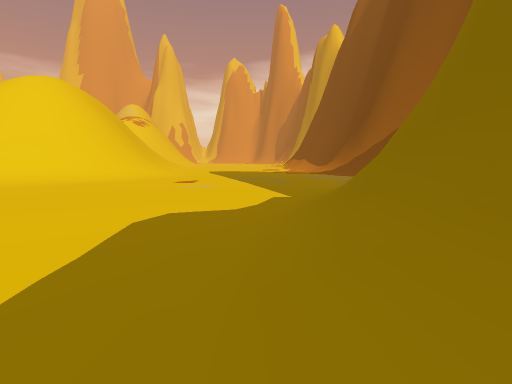
view 1 (above)

17 first-person views from a walk through a scene from a Unity 3-D project. The camera is 1.3 m above the floor, tilts 6° down and sees 80° across. The floor is counted in squares, 2 m on a side. Each view is taken from the middle of a square. On the plan, view 1 faces up. The plan holds only what a view shows up to about 10 squares ahead; the rest is blank. The place goes on beyond the plan.

view 2
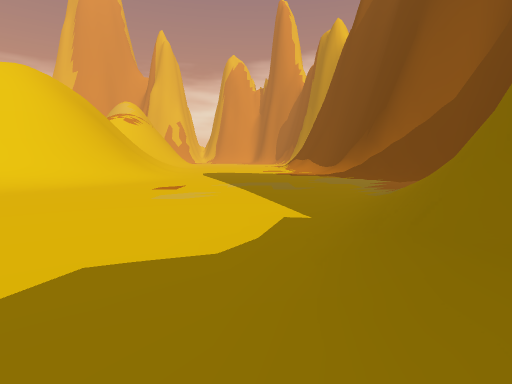

view 3
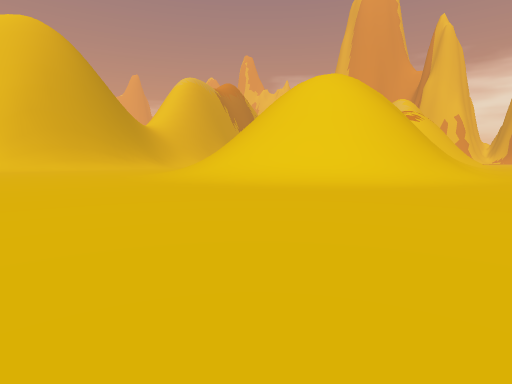

view 4
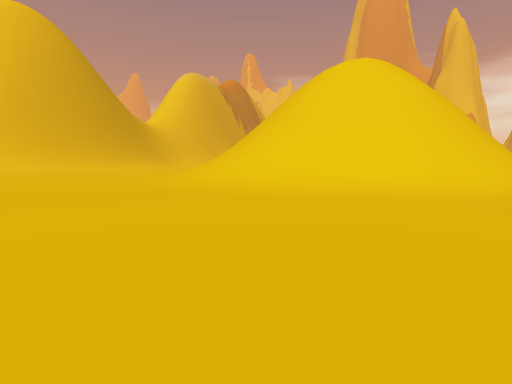

view 5
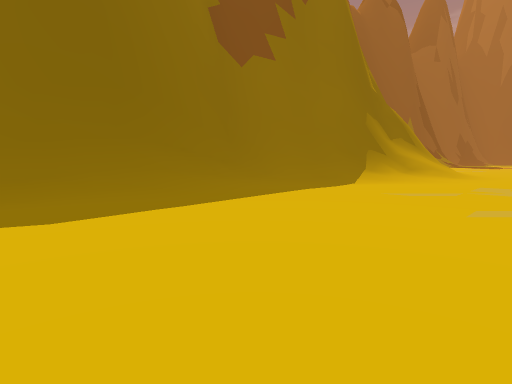

view 6
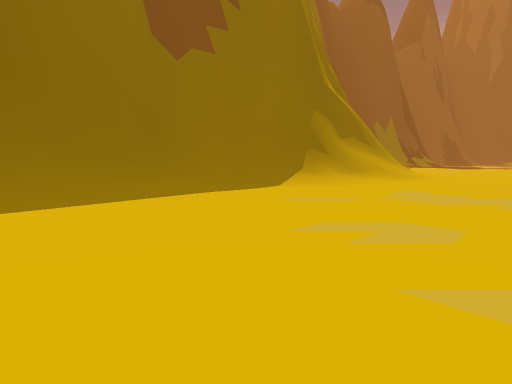

view 7
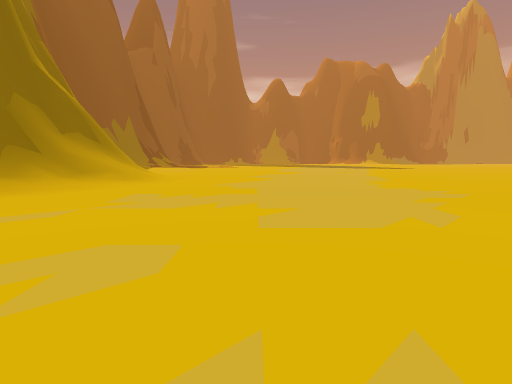

view 8
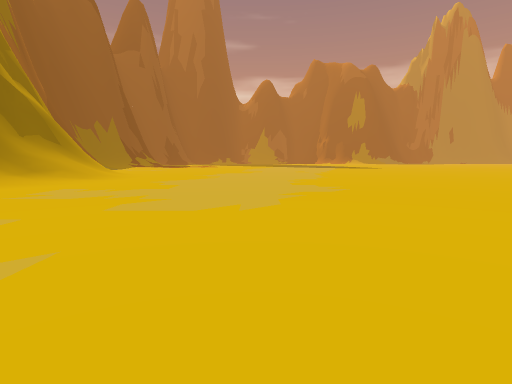

view 9
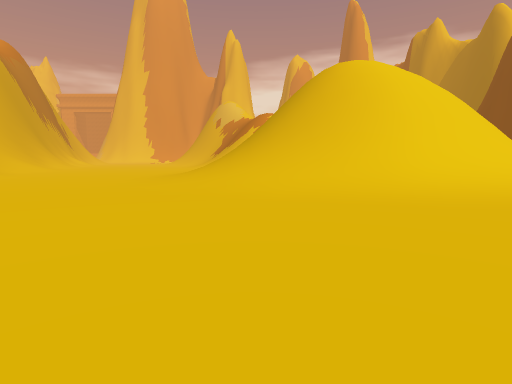

view 10
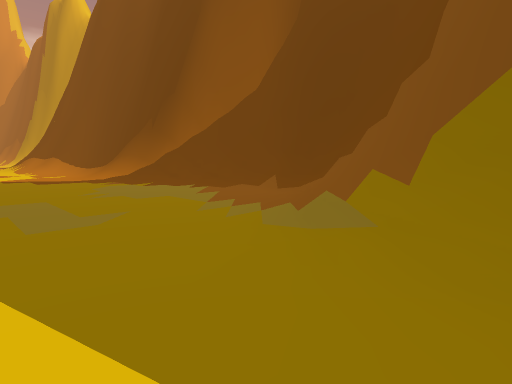

view 11
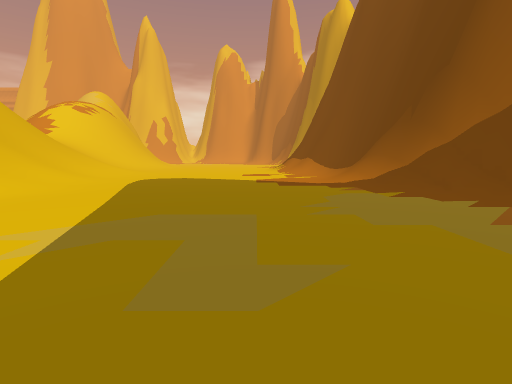

view 12
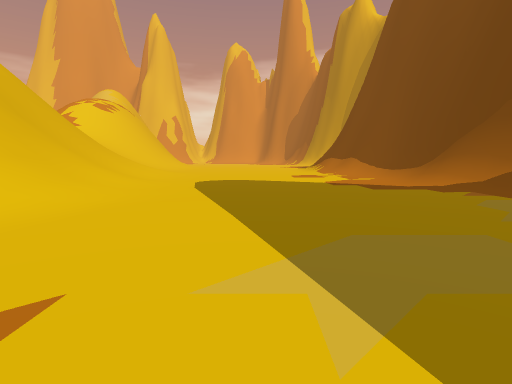

view 13
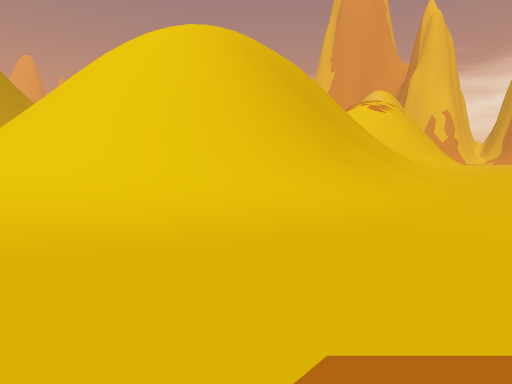

view 14
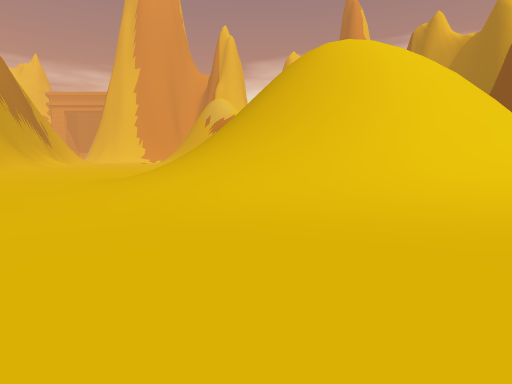

view 15
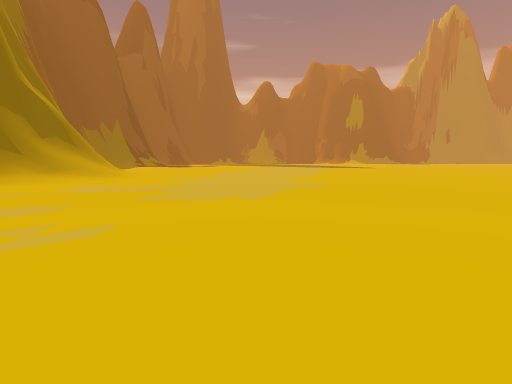

view 16
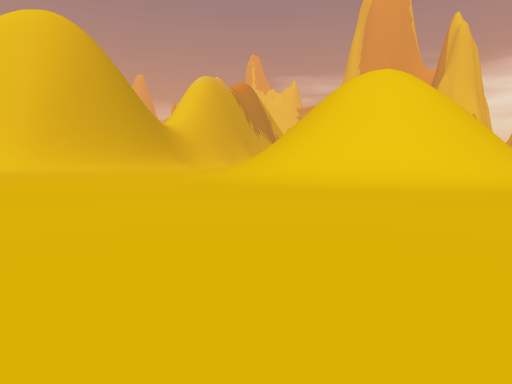

view 17
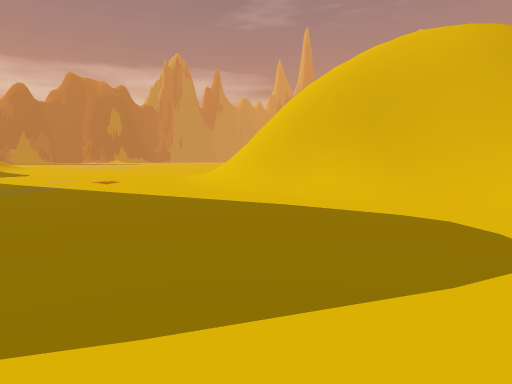

### Floor plan
Key: @ floor where view 1 was taken; # wall or solid block; . floor; / step, stairs or slope; = window, fence, low wall or low ledge.
Columns run from 21 left of view 1 to 7 right of it. Each row starts with its distance up from view 1.
 19               ///......../#
 18             //#=//......./#
 17             //#=//......//#
 16             //#=//......./#
 15             //#=//......./#
 14  ...    ///////=//......./##
 13  .../ /////////=//........=#
 12 ....//////////==//......../##
 11 ..../////////==//........./=#
 10 .....////////////........./##
  9  .....//////////.........//#
  8   .....////////.........//##
  7    ....................//##
  6    ...................//##
  5     ................../##
  4      .................=#
  3      ................/##
  2      ................/##
  1            ........../##
  0           ...........@/#
 -1          ............./#
 -2          ............./#
 -3         .............//#
 -4        .............//##
 -5       ..............//#
 -6       .............//##
 -7      ............../=#
 -8      .............///#
 -9        ...........///#

Where each view was taken, in squares from view 1:
view 1: 0 up, 0 right, facing up
view 2: 2 up, 0 right, facing up
view 3: 2 up, 2 left, facing up-left
view 4: 3 up, 4 left, facing up-left
view 5: 4 up, 5 left, facing down-right
view 6: 2 up, 6 left, facing down-right
view 7: 1 up, 6 left, facing down
view 8: 2 up, 8 left, facing down
view 9: 2 up, 14 left, facing up
view 10: 6 up, 0 right, facing up-right
view 11: 8 up, 1 right, facing up
view 12: 9 up, 1 left, facing up
view 13: 9 up, 2 left, facing up-left
view 14: 4 up, 13 left, facing up
view 15: 3 up, 8 left, facing down
view 16: 1 up, 4 left, facing up-left
view 17: 19 up, 1 right, facing down-left
